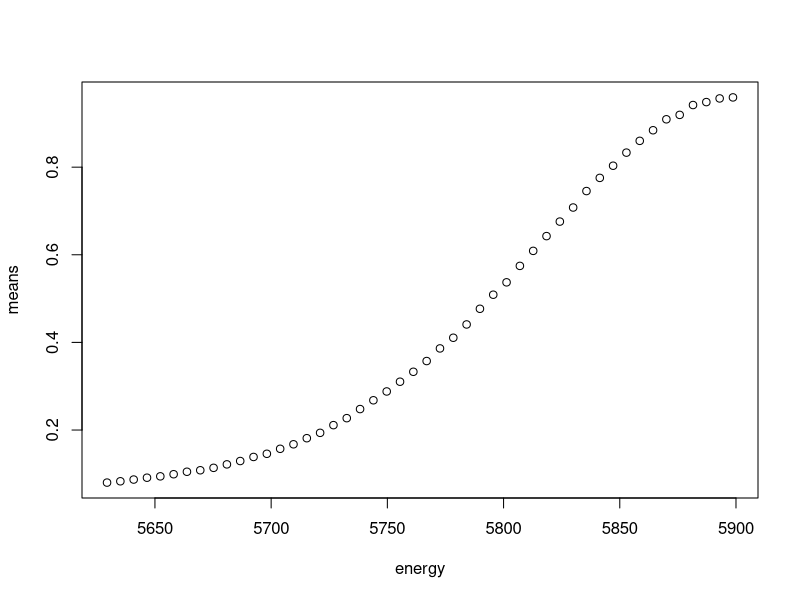

Reproduce this figure in R. (Note: this script raises an error after producing the figure.)
##################################################################
#
# Selecting and visualizing the spectra variability relevant for
# sample classification using Principal Component Analysis
#
##################################################################

##################################################################
# Code written by J. I. Robledo and Eloisa Cuestas
# Published in --
# Please cite as
# doi: --
##################################################################

##################################################################

##################################################################

# This library is needed in order to perform the analysis
# library dependencies

library(stats)

##################################################################
# The code uses the following variables:

# dataset: a .txt file with the dataset to be used
#          the data must be arranged in columns with spaces or tabs as separators

# Energy: a .txt file with the names of the calibrated energy channels.

# CPx: number of the PC that is plotted on the X axis.

# CPy: number of the PC that is plotted on the Y axis.

# spectrum_number: number of spectrum to observe.

# amount_PCs: amount of PC's to sum up over.

# which_contribution_PC_min/max: which individual contribution are plotted, from min to max
# when min and max are equal a single contribution os plotted


dataset <- as.matrix(read.table("input_files/Mn_Data.txt", header = F, sep = "\t"))

energy <- as.matrix(read.table("input_files/Mn_energy_channels.txt", header = F, sep = "\t"))

# Transpose the data
X <- t(dataset)

# Define p and n and print them as to verify
p <- dim(X)[2]
n <- dim(X)[1]

CPx <-  1

CPy <-  2

spectrum_number <- 1 # number from 1 to n (total number of datasets, spectrum)

amount_PCs <-  5 # numer from 1 to p (total number of variables, channels), referred to as k in paper.

which_contribution_PC_min <-  1

which_contribution_PC_max <-  1

##################################################################



# Perform the PCA analysis, see https://www.rdocumentation.org/packages/stats/versions/3.6.2/topics/prcomp

X_pca <- prcomp(X, center = TRUE, scale = TRUE)

autovals_RRS <- as.data.frame(X_pca[1])

# Amount of the total variance explained by CP1
autovals_RRS[[1]][1]*100/sum(autovals_RRS)

# PCs as a matrix (each column is a PC, ordered from 1 to p)
PCS <- X_pca[[2]]

# Calculate the means for each column (original rows)
means <- apply(X, 2, mean)

# Plot means using energy as x-axis
plot(energy[,1], means, ylab = 'means' , xlab = 'energy')

# Write energy and means as an output
write.table(t(rbind(energy[,1], means)), file = 'output_files/energy_means.dat')

# Calculate the standard deviation for each column (original rows)
sd <- apply(X, 2, sd)

# Standardization of the dataset
Xstd <- X

for (i in 1:n){
               Xstd[i,] <- X[i,] - means
              }

Xstd <- Xstd/sd

# Perform the projection of the data onto PCs (calculating the PCs of the data)
proj_PCS <- Xstd%*%PCS

# Plottimg the PCx - PCy plane
z <- rep(c(1:4), rep(50,4))

df <- data.frame(proj_PCS[,CPx], proj_PCS[,CPy], z)

plot(proj_PCS[,CPx], proj_PCS[,CPy], sub = 'Results from the PCA',
     xlab = "PC1", ylab = "PC2", col = c(1,2,3,4,5,6,7,8,9,10,11,12,13)[z])

# Exporting PCplot and verifying dimensions
dim(proj_PCS)

z1 <- as.matrix(z)

dim(z1)

write.table(cbind(as.matrix(z),proj_PCS), file = 'output_files/PCA_RRS.dat', row.names = FALSE )

##################################################################

# Reconstruction of the data and verifying dimensions
mydata <- list()

for (i in 1:p){
               mydata[[i]] <- (proj_PCS[,i]%*%t(PCS[,i])*sd)
              }

dim(mydata[[1]])

##################################################################

# Retrieving the relevant variability as to reconstruct the data (filtering)
n1=dim(mydata[[1]])[1]
n2=dim(mydata[[1]])[2]

for (i in 1:amount_PCs){
                        if (i==1){sum <- matrix(0L, nrow = n1, ncol = n2)}
                        sum <- sum + mydata[[i]]
                      }

for (i in 1:n){
               sum[i,] <- sum[i,] + means
              }

# Exporting the data of the previous plot
write.table(t(rbind(energy[,1],sum)), file = 'output_files/contribution_firstnPC_RRS.dat', col.names = FALSE, row.names = FALSE )
write.table(t(rbind(energy[,1],X)), file = 'output_files/spectra_RRS.dat', col.names = FALSE, row.names = FALSE)

# Plotting the obtained single contributions
for (j in which_contribution_PC_min:which_contribution_PC_max){
  if (j == which_contribution_PC_min){plot(energy[,1], X[spectrum_number,], col = 1, type = "o",
                        main = 'Individual contribution of the selected PC', ylab = 'Intensity (a.u.)', xlab = 'Energy (eV)',
                        sub = 'Comparision is made with respect to the original spectrum')
                        lines(energy[,1],sum[spectrum_number,],col='blue')
                        legend("topleft",c("Data","Chosen PC","Sum of first k"),fill=c("black",'red','blue'))}
  cont_indiv <- mydata[[j]]
  for (i in 1:n){
    cont_indiv[i,] <- cont_indiv[i,] + means
  }
  lines(energy, cont_indiv[spectrum_number,], col = j+1, type = "l")
}

##################################################################
